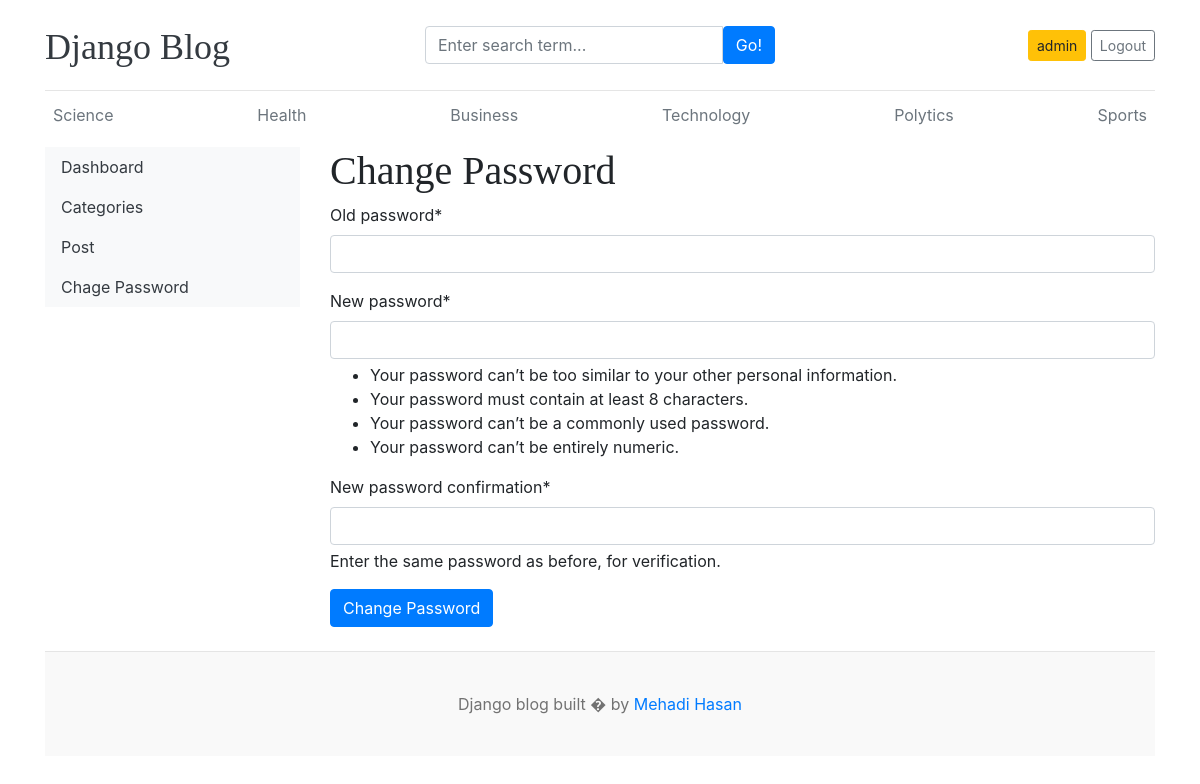
The page /dashboard/pass_change/ (signed in) on the database its author committed.
### blog/models.py (models this page shows, shortened)
class Category(models.Model):
    category_name = models.CharField(max_length=100,unique=True)
    created_at = models.DateField(auto_now_add=True)
    updated_at = models.DateField(auto_now=True)
    class Meta:
        verbose_name_plural = 'Categories'

### dashboard/views.py (the view)
# urls.py: path('pass_change/',views.pass_change,name="pass_change"),
@login_required
def pass_change(request):
    if request.method == 'POST':
        form = PasswordChangeForm(user=request.user,data = request.POST)
        if form.is_valid():
            user = form.save()
            update_session_auth_hash(request,user)
            return redirect('dashboard')
    else:
        form = PasswordChangeForm(user=request.user)
    context = {
        'form':form
    }
    return render(request,'pass_change.html',context)

### blog/context_processors.py (called while the page is built)
def get_categories(request):
    category = models.Category.objects.all()
    return dict(category=category)

### dashboard/templates/pass_change.html (shortened to what this page needs)
{% extends "base-dashboard.html" %}
{% block dashboard %}
<div class="col-md-9">
    <form action="" method="post">
        {% load crispy_forms_tags %}
        <h1>Change Password</h1>
        {{ form|crispy }}
        <button type="submit" class="mb-4 btn btn-primary">Change Password</button>
    </form>
</div>
{% endblock %}

### blog/templates/header.html (shortened to what this page needs)
{% load static%}
<!DOCTYPE html>
<html lang="en">
  <head>
    <link
      href="https://getbootstrap.com/docs/4.0/dist/css/bootstrap.min.css"
      rel="stylesheet"
    />
    <link href="{% static 'css/blog.css'%}" rel="stylesheet" />
  </head>
  <body>
    <div class="container">
      <header class="blog-header py-3">
        <div class="row flex-nowrap justify-content-between align-items-center">
          <div class="col-4 pt-1">
            <a class="blog-header-logo text-dark" href="/">Django Blog</a>
          </div>
          <div class="col-4">
            <form action="{% url 'search' %}" method="GET">
              <div class="input-group">
                <input class="form-control" type="text" placeholder="Enter search term..." aria-label="Enter search term..." aria-describedby="button-search" name="keyword"/>
                <button class="btn btn-primary" id="button-search" type="submit">Go!</button>
            </div>
            </form>
          </div>
          <div class="col-4 d-flex justify-content-end align-items-center">
            {% if request.user.is_authenticated %}
              <a class="btn btn-sm btn-warning" href="{% url "dashboard" %}">{{request.user.username}}</a> &nbsp;
              <a class="btn btn-sm btn-outline-secondary" href="{% url "logout_user" %}">Logout</a>
            {% else %}
              <a class="btn btn-sm btn-warning" href="{% url "login" %}">Login</a> &nbsp;
              <a class="btn btn-sm btn-outline-secondary" href="{% url "registration" %}">Register</a>
            {% endif %}
          </div>
        </div>
      </header>
      <div class="nav-scroller py-1 mb-2">
        <nav class="nav d-flex justify-content-between">
          {% for cat in category%}
          <a class="p-2 text-muted" href="{% url "posts_by_category" cat.id %} ">{{ cat.category_name }}</a>
          {% endfor%}
        </nav>
      </div>

### blog/static/css/blog.css (style rules this page uses)
.blog-header { border-bottom: 1px solid #e5e5e5; }
.blog-header-logo { font-family: "Playfair Display", Georgia, "Times New Roman", serif; font-size: 2.25rem; }
h1, h2, h3, h4, h5, h6 { font-family: "Playfair Display", Georgia, "Times New Roman", serif; }

### rows shown on the page
Category: category_name "Science"
Category: category_name "Health"
Category: category_name "Business"
Category: category_name "Technology"
Category: category_name "Polytics"
Category: category_name "Sports"

### other values the page prints
{{ request.user.username }} "admin"
